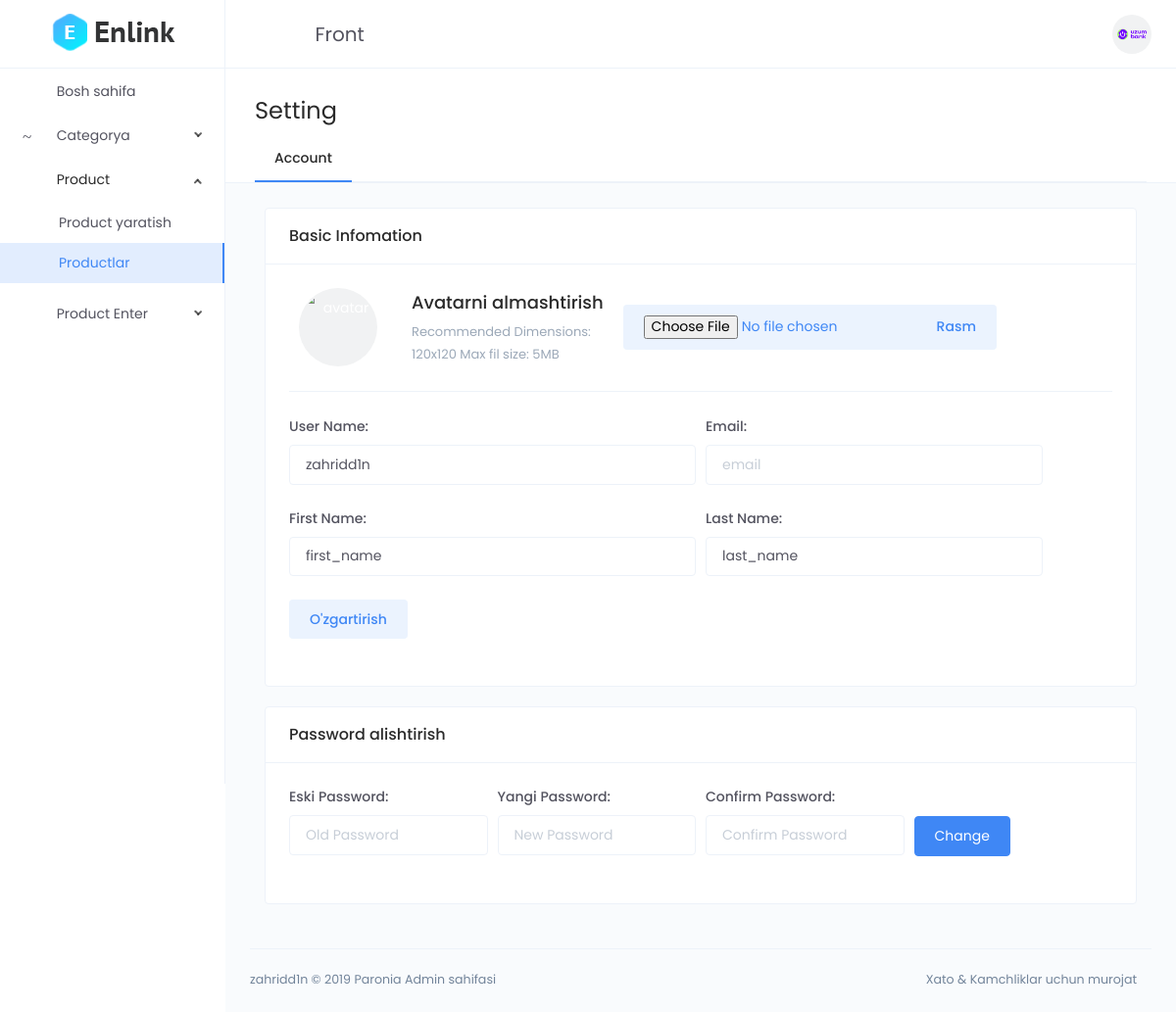
Page /dashboard/profile_update/ (signed in) on the earlier database version.
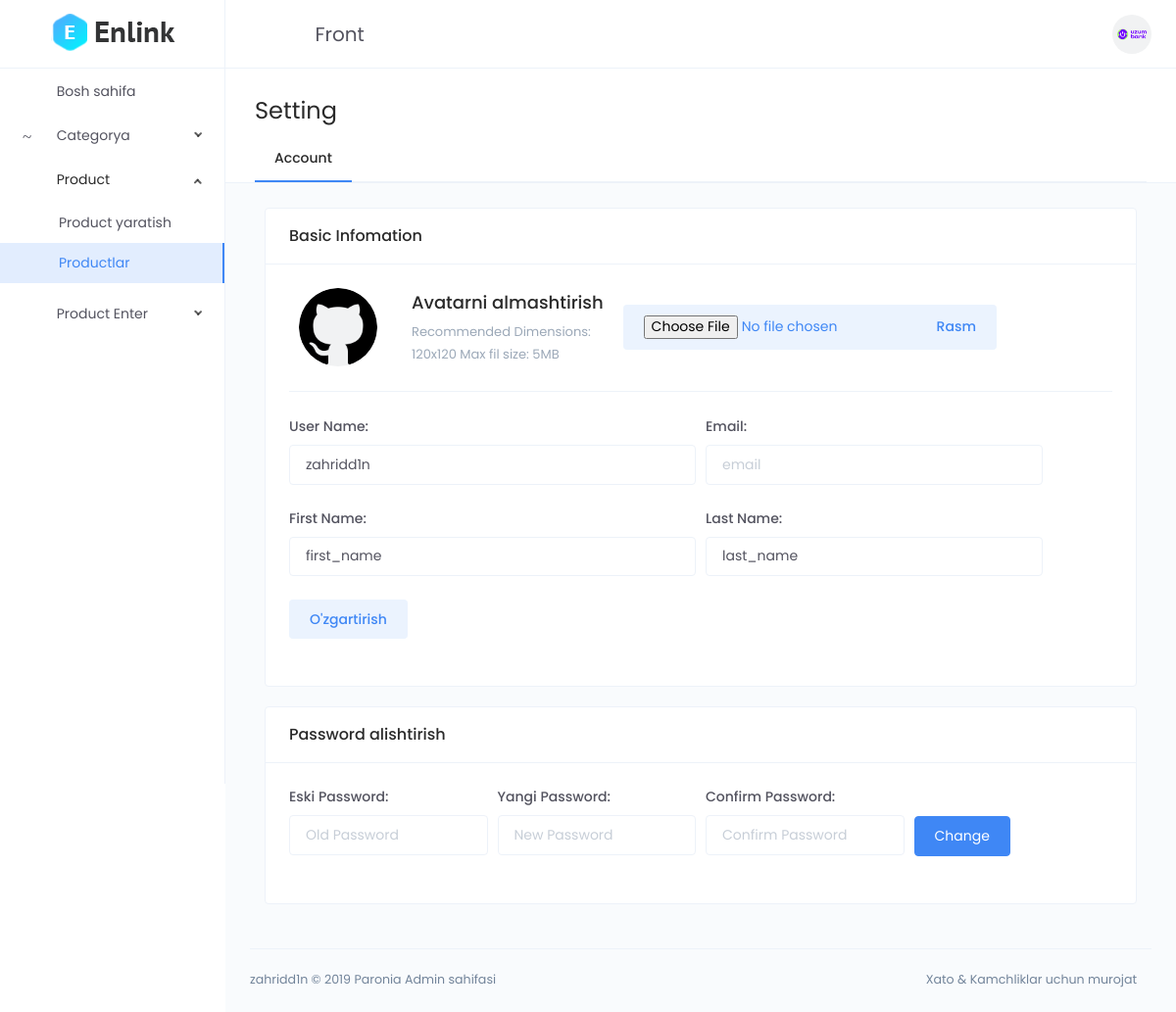
Same page on the later database version.
### main/models.py (models this page shows)
class User(AbstractUser):
    avatar = models.ImageField(upload_to='avatar/', blank=True, null=True)
    address = models.CharField(max_length=255, blank=True, null=True)
    phone = models.CharField(max_length=255, blank=True, null=True)
    zip_code = models.IntegerField(blank=True, null=True)
    class Meta(AbstractUser.Meta):
        swappable = "AUTH_USER_MODEL"

### main/dashboard/views.py (the view, shortened to what this page needs)
# urls.py: path('profile_update/', views.profile_update, name='profile_update'),
@login_required(login_url='auth:sign-in')
def profile_update(request):
    return render(request, 'dashboard/setting.html', )

### templates/dashboard/setting.html (shortened to what the changed rows need)
{% extends 'dashboard/base.html' %}
{% load static %}
{% block content %}
                <div class="main-content">
                    <div class="page-header no-gutters has-tab">
                        <h2 class="font-weight-normal">Setting</h2>
                    </div>
                    <div class="container">
                        <div class="tab-content m-t-15">
                            <div class="tab-pane fade show active" id="tab-account" >
                                <div class="card">
                                    <div class="card-body">
                                        <form method="post" enctype="multipart/form-data">{% csrf_token %}
                                        <div class="media align-items-center">
                                            <div class="avatar avatar-image  m-h-10 m-r-15" style="height: 80px; width: 80px">
                                                {% if user.avatar %}
                                                <img src="{{user.avatar.url}}" alt="Avatar">
                                                {% else %}
                                                <img src="img" alt="avatar">
                                                {% endif %}
                                            </div>
                                        </div>
                                            <div class="form-row">
                                                <div class="form-group col-md-6">
                                                    <label class="font-weight-semibold" for="userName">User Name:</label>
                                                    <input type="text" class="form-control" id="userName" placeholder="UserName" name="username" value="{{user.username}}">
                                                </div>
                                            </div>
                                        </form>
                                    </div>
                                </div>
                            </div>
                        </div>
                    </div>
                </div>
{% endblock %}

Differences in the rows shown:
changed User "zahridd1n": avatar: picture added
